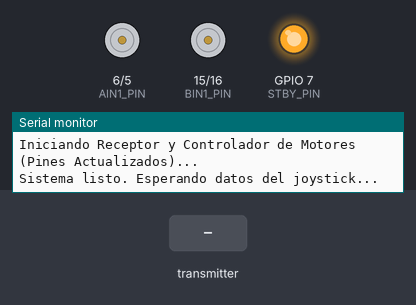
A sketch run on a simulated ESP32-S3. On the bench: motor-driver pin pairs drawn as motors (green arrow = first pin HIGH = forward, orange = second pin HIGH = backward, longer = more drive, scaled by the enable pin, stopped while the standby pin is LOW), output pins drawn as LEDs (lit = HIGH), the last lines printed to the serial monitor. The test bench sets the inputs (shaded band). No radio packets arrive unless stated.

Above: at 1.2 s.
1.3 s: the transmitter starts sending ejeX = 0
At 1.6 s:
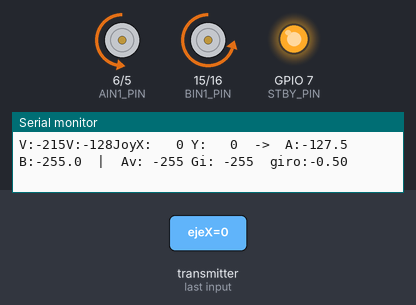
2.8 s: the transmitter starts sending ejeY = 1024
At 3.9 s:
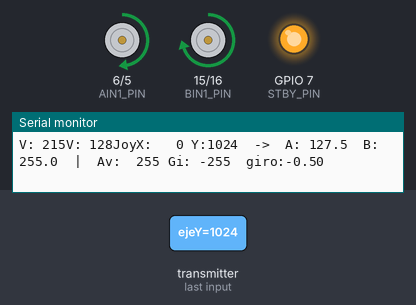
4.3 s: the transmitter starts sending ejeX = 1024
At 5.1 s:
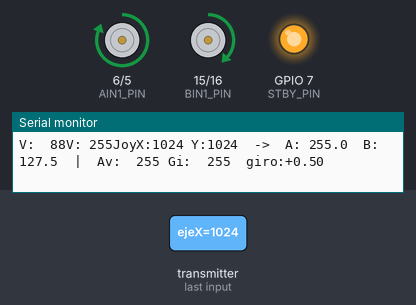
5.8 s: the transmitter starts sending ejeY = 0
At 6.2 s:
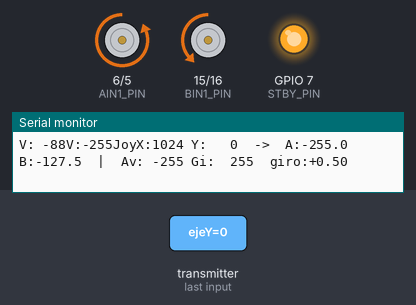
7.3 s: the transmitter starts sending ejeX = 2048
At 8.5 s:
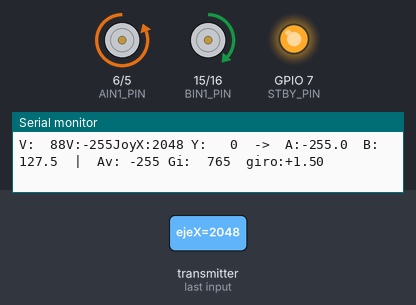
8.8 s: the transmitter starts sending ejeY = 2048
At 9.7 s:
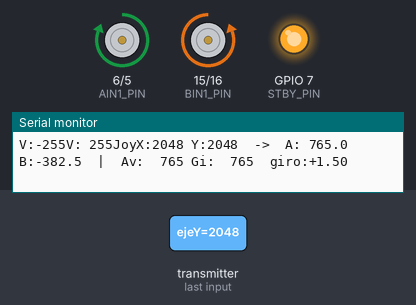
Timing chart, 0 to 11.3 s (numbered marks = the images above; inputs shaded):
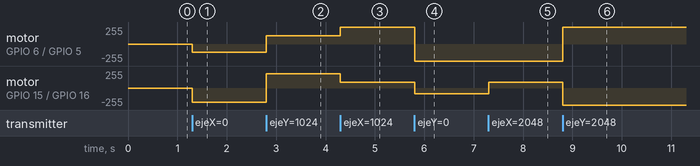

Measured:
- after the input at 1.3 s, motor on GPIO 6 (AIN1_PIN) / GPIO 5 (AIN2_PIN): stopped → backward 127/255 at once; motor on GPIO 15 (BIN1_PIN) / GPIO 16 (BIN2_PIN): stopped → backward 214/255 at once
- after the input at 2.8 s, motor on GPIO 6 (AIN1_PIN) / GPIO 5 (AIN2_PIN): backward 127/255 → forward 127/255 at once; motor on GPIO 15 (BIN1_PIN) / GPIO 16 (BIN2_PIN): backward 214/255 → forward 214/255 at once
- after the input at 4.3 s, motor on GPIO 6 (AIN1_PIN) / GPIO 5 (AIN2_PIN): forward 127/255 → forward 255/255 at once; motor on GPIO 15 (BIN1_PIN) / GPIO 16 (BIN2_PIN): forward 214/255 → forward 87/255 at once
- after the input at 5.8 s, motor on GPIO 6 (AIN1_PIN) / GPIO 5 (AIN2_PIN): forward 255/255 → backward 255/255 at once; motor on GPIO 15 (BIN1_PIN) / GPIO 16 (BIN2_PIN): forward 87/255 → backward 87/255 at once
- after the input at 7.3 s, motor on GPIO 15 (BIN1_PIN) / GPIO 16 (BIN2_PIN): backward 87/255 → forward 87/255 at once
- after the input at 8.8 s, motor on GPIO 6 (AIN1_PIN) / GPIO 5 (AIN2_PIN): backward 255/255 → forward 255/255 at once; motor on GPIO 15 (BIN1_PIN) / GPIO 16 (BIN2_PIN): forward 87/255 → backward 255/255 at once

The sketch:

ever_mS_v1.ino
```cpp
/*
 * CÓDIGO RECEPTOR PARA ESP32-S3
 * Recibe los datos del joystick desde el Nano y los muestra.
 */

#include <SPI.h>
#include <nRF24L01.h>
#include <RF24.h>
#include <cstdint> // Incluir para los tipos de datos fijos

// --- Configuración del nRF24L01+ ---
#define NRF_CE_PIN  9
#define NRF_CSN_PIN 10
RF24 radio(NRF_CE_PIN, NRF_CSN_PIN);
const byte address[6] = "00001";

// --- Estructura para los datos del Joystick ---
struct DatosJoystick {
  int16_t ejeX;  // int16_t es SIEMPRE de 2 bytes (16 bits)
  int16_t ejeY;  // Igual que el 'int' del Arduino Nano
  bool boton;
};
DatosJoystick misDatos;


// =======================================================================
//          ▼▼▼▼▼▼▼ ESTA ES LA SECCIÓN QUE CAMBIAMOS ▼▼▼▼▼▼▼
// --- Configuración de pines para el driver TB6612FNG (NUEVA ASIGNACIÓN) ---
#define STBY_PIN 7

// Motor A (Izquierdo)
#define PWMA_PIN 4
#define AIN1_PIN 6 // Cambiado
#define AIN2_PIN 5 // Cambiado

// Motor B (Derecho)
#define PWMB_PIN 17
#define BIN1_PIN 15
#define BIN2_PIN 16

//          ▲▲▲▲▲▲ FIN DE LA SECCIÓN MODIFICADA ▲▲▲▲▲▲
// =======================================================================

// ---------- Anti-jitter en salidas ----------
const int DEADZONE_OUT = 10;   // zona muerta ±30
const int HYST         = 10;   // histéresis extra
const int MIN_DUTY     = 15;   // duty mínimo que mueve el motor

int prevA = 0, prevB = 0;      // recuerdan el último comando

int filtroSalida(int valor, int previo) {
  // 1. zona muerta absoluta
  //if (abs(valor) <= DEADZONE_OUT) return 0;

  // 2. histéresis: si estaba parado, exige un poco más
  if (previo == 0 && abs(valor) < (DEADZONE_OUT + HYST)) return 0;

  // 3. asegurar par mínimo pero conservando proporción
  int signo = (valor > 0) ? 1 : -1;
  int magn  = abs(valor);
  int duty  = map(magn, DEADZONE_OUT, 255, MIN_DUTY, 255);
  return signo * constrain(duty, 0, 255);

}


// --- Configuración del PWM (LEDC) ---
const int PWM_FREQ = 5000;    // Frecuencia en Hz para el PWM
const int PWM_RESOLUTION = 8; // Resolución de 8 bits (0-255)
const int PWM_CHANNEL_A = 0;  // Canal LEDC para motor A
const int PWM_CHANNEL_B = 1;  // Canal LEDC para motor B

// --- Función para controlar un motor ---
// Recibe un motor (canal PWM) y una velocidad (-255 a 255)
// ▼▼▼ FUNCIÓN CORREGIDA ▼▼▼
void moverMotor(int pinPwm, int pinIn1, int pinIn2, float velocidad) {
  velocidad = constrain(velocidad, -255, 255);

  if (velocidad > 0) {
    digitalWrite(pinIn1, HIGH);
    digitalWrite(pinIn2, LOW);
    ledcWrite(pinPwm, velocidad); // Escribir el valor PWM al PIN

  } else if (velocidad < 0) {
    digitalWrite(pinIn1, LOW);
    digitalWrite(pinIn2, HIGH);
    ledcWrite(pinPwm, -velocidad); // Escribir el valor PWM al PIN

  } else {
    digitalWrite(pinIn1, LOW);
    digitalWrite(pinIn2, LOW);
    ledcWrite(pinPwm, 0); // Detener el PWM en el PIN
  }
      Serial.printf("V:%4.0f",
                  velocidad);
}


const float cuadrado=255.0f*255.0f;

void setup() {
  Serial.begin(115200);

  // --- Inicializar pines de los motores ---
  pinMode(STBY_PIN, OUTPUT);
  pinMode(AIN1_PIN, OUTPUT);
  pinMode(AIN2_PIN, OUTPUT);
  pinMode(BIN1_PIN, OUTPUT);
  pinMode(BIN2_PIN, OUTPUT);

  // --- Configurar los canales PWM con LEDC ---
  ledcAttach(PWMA_PIN, PWM_FREQ, PWM_RESOLUTION);
  ledcAttach(PWMB_PIN, PWM_FREQ, PWM_RESOLUTION);

  // Activar el driver
  digitalWrite(STBY_PIN, HIGH);

  // --- Inicializar la radio nRF24L01+ ---
  Serial.println("Iniciando Receptor y Controlador de Motores (Pines Actualizados)...");
  if (!radio.begin()) {
    Serial.println("Módulo nRF no responde. Deteniendo.");
    while (1) {}
  }
  radio.setPALevel(RF24_PA_LOW);
  radio.openReadingPipe(0, address);
  radio.startListening();
  Serial.println("Sistema listo. Esperando datos del joystick...");
}

void loop() {
  if (radio.available()) {
    radio.read(&misDatos, sizeof(misDatos));

    // --- LÓGICA DE CONTROL DEL ROBOT ---

    // 1. Mapear los valores del joystick (0-1023) a un rango de control (-255 a 255)
    float cantidadAvance = map(misDatos.ejeY, 0, 1023, -255, 255);
    float cantidadGiro = map(misDatos.ejeX, 0, 1023, -255, 255);

    // 2. Aplicar una "zona muerta" (deadzone)
    if (fabs(cantidadAvance) < 10) cantidadAvance = 0;
    if (fabs(cantidadGiro) < 2)  cantidadGiro = 0;


    // 3. Mezclar las velocidades
    float velocidadMotorB=cantidadAvance;
    float velocidadMotorA=cantidadAvance;
    float giro=(cantidadGiro/510);
    if (!cantidadAvance && cantidadGiro){
      velocidadMotorB=-cantidadGiro;
      velocidadMotorA=cantidadGiro;
    } else if (giro>0){
      velocidadMotorB-=(velocidadMotorB*fabs(giro));
    } else if (giro<0){
      velocidadMotorA-=(velocidadMotorA*fabs(giro));
    }

    // 4. Imprimir los datos para depuración

    Serial.printf("JoyX:%4d Y:%4d  ->  A:%6.1f  B:%6.1f  |  Av:%5.0f Gi:%5.0f  giro:%+5.2f\n",
                  misDatos.ejeX, misDatos.ejeY, velocidadMotorA, velocidadMotorB,cantidadAvance,cantidadGiro,giro);

    if (velocidadMotorB) velocidadMotorB=((fabs(velocidadMotorB)-40)*velocidadMotorB/fabs(velocidadMotorB));

    // 5. Enviar los comandos finales a los motores
    moverMotor(PWMB_PIN, BIN1_PIN, BIN2_PIN, velocidadMotorB);
    moverMotor(PWMA_PIN, AIN1_PIN, AIN2_PIN, velocidadMotorA);
    // después de llamar al motor…

  }
}
```
